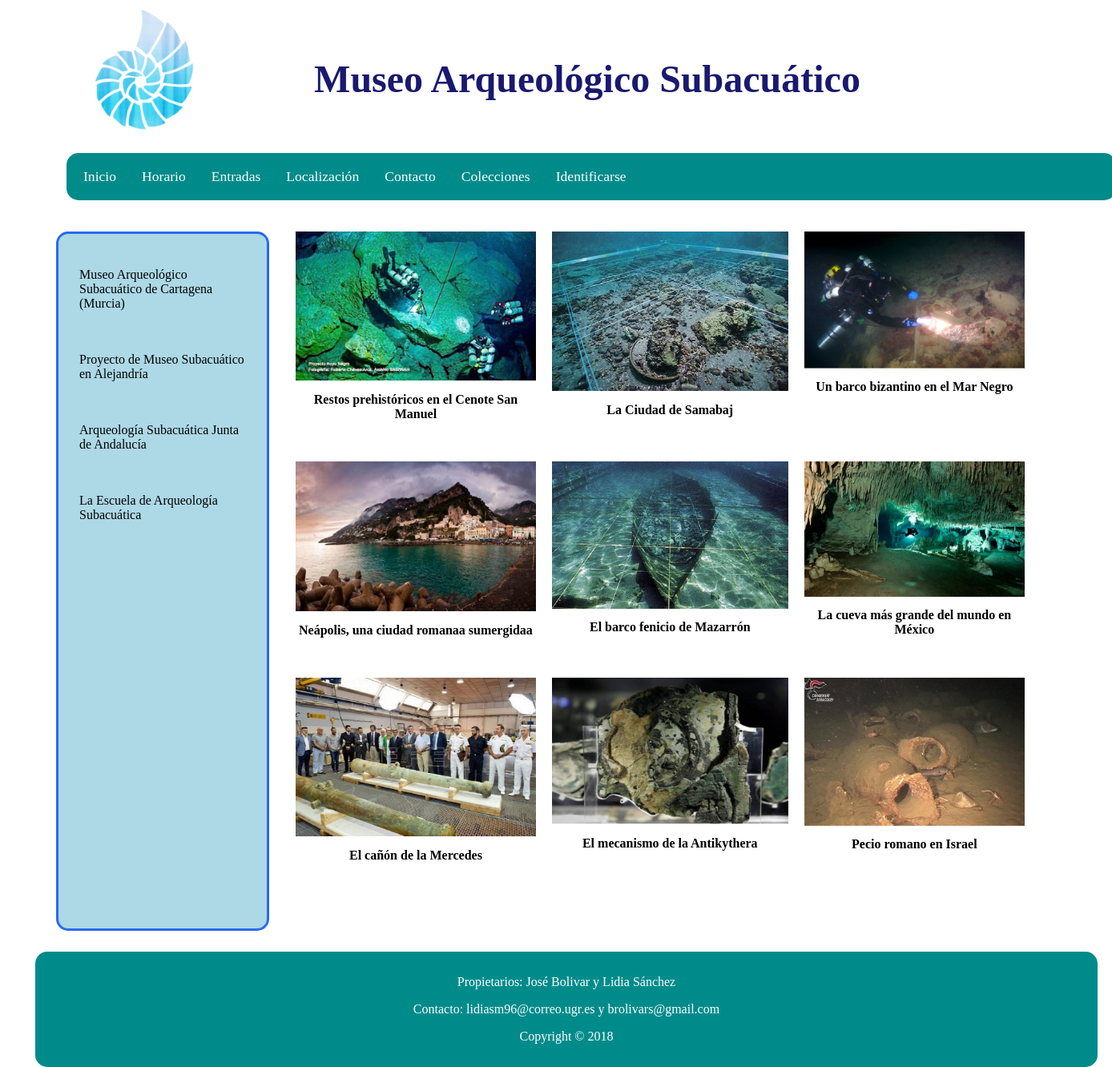
/PHP/index.php, run on the app's committed database.
### tables this page shows
CREATE TABLE `obras` (
  `ID` int(3) NOT NULL,
  `miniatura` text NOT NULL,
  `descripcion` text NOT NULL,
  `Titulo` text NOT NULL,
  `Imagen` text NOT NULL,
  `Fecha_Publicacion` timestamp NULL DEFAULT NULL ON UPDATE CURRENT_TIMESTAMP,
  `Fecha_Modificacion` timestamp NOT NULL DEFAULT '0000-00-00 00:00:00'
);

### PHP/bd/ConexionBD.php (called while the page is built, shortened)
<?php
    class ConexionBD {
        public static function abrirConexion() {
    	    $conexion = new mysqli('localhost', 'sibw1718', 'sibw1718') or exit('No se pudo conectar con el servidor');
    	    mysqli_select_db($conexion,'p4_sibw_bd') or die ( "No se ha podido conectar a la base de datos" );
        	mysqli_set_charset($conexion, 'utf8');
        	return $conexion;
        }
    }
?>

### PHP/controladores/controlador_InfoGeneral.php (called while the page is built, shortened)
<?php
	require_once("modelos/modelo_InfoGeneral.php");
	$modelo = new ModeloInfoGeneral();
	$nombresMenus = $modelo->getMenus();
	$urlMenus = $modelo->getURLMenus();
?>

### PHP/modelos/modelo_InfoGeneral.php (called while the page is built, shortened)
<?php
	class ModeloInfoGeneral {
		public $conexionBD;
	    public function __construct() {
    	    $this->conexionBD = ConexionBD::abrirConexion();
	    }
	    public function getMenus(){
	        $seleccion = 'SELECT opciones FROM menus';
	        $resultado = mysqli_query ($this->conexionBD, $seleccion);
	        $numFilas = mysqli_num_rows($resultado);
	        $menu = array();
	        if ($numFilas> 0) {
	            while ( $fila = mysqli_fetch_array ($resultado) ) {
	                $menu [] = $fila['opciones'];
	            }
	        }
	        return $menu;
	    }
	    public function getURLMenus(){
	        $seleccion = 'SELECT URL FROM menus';
	        $resultado = mysqli_query ($this->conexionBD, $seleccion);
	        $numFilas = mysqli_num_rows($resultado);
	        $url = array();
	        if ($numFilas> 0) {
	            while ( $fila = mysqli_fetch_array ($resultado) ) {
	                $url [] = $fila['URL'];
	            }
	        }
	        return $url;
	    }
	}
?>

### PHP/controladores/controlador_Obras.php (called while the page is built, shortened)
<?php
	require_once("modelos/modelo_Obras.php");
	$modeloObra = new ModeloObras();
	$listaObras = $modeloObra->getTodasObras();
?>

### PHP/modelos/modelo_Obras.php (called while the page is built, shortened)
<?php
class ModeloObras{
	public $conexionBD;
    public function __construct() {
	    $this->conexionBD = ConexionBD::abrirConexion();
    }
    public function getTodasObras () {
        $seleccion = 'SELECT * FROM obras';
        $resultado = mysqli_query ($this->conexionBD, $seleccion);
        $nombreObras = array();
        while ( $fila = mysqli_fetch_array ($resultado, MYSQLI_ASSOC) ) {
            $nombreObras[]  = $fila;
        }
        return $nombreObras;
    }
}
?>

### PHP/vistas/listaObras.php (the view)
<div class="bloque_obras">
	<?php
		require("controladores/controlador_Obras.php");
		if (isset($listaObras)) {
			for ($i = 0; $i < count($listaObras); $i++) {
				echo	"<div class='obras'> ";
				echo	"<a href='?obra=".$listaObras[$i]['ID']."'>" ;
				echo 	"<img src='../Imagenes/" .$listaObras[$i]['Imagen']. "'>";
				echo	"<div class='pie_foto'>" .$listaObras[$i]['Titulo']. "</div>";
				echo	"</a>";
				echo	"</div>";
			}
		}
		else
			echo "NO EXISTE LA VARIABLE $miniatura";
	?>
</div>

### PHP/index.php (shortened to what this page needs)
<?php
    require_once("bd/ConexionBD.php");
    include("controladores/controlador_InfoGeneral.php");
    require("controladores/controlador_Obras.php");
    if ((count($_GET) == 0) || isset($_GET["portada"])){
        require_once("vistas/plantillaPortada.php");
    }
    else if(isset($_GET["login"])){
        require_once("vistas/plantillalogin.php");
    }
?>

### PHP/vistas/plantillaPortada.php
<html>
    <?php include("cabeceraPortada.php");?>
	<body>
	    <div id="pagina">
	        <?php
	            include("header.php");
	            include("sidebar.php");
	            require("listaObras.php");
	            include("footer.php");
	        ?>
	    </div>
	</body>
</html>

### PHP/vistas/cabeceraPortada.php (shortened to what this page needs)
<head>
    <link rel="stylesheet" type="text/css" href="../CSS/estilo-obras-portada.css" />
</head>

### PHP/vistas/header.php
<header>
    <h1>Museo Arqueológico Subacuático</h1>
    <img class="logotipo" src="../Imagenes/logotipo.png" alt="Logotipo" >
    <nav id="menusup">
        <?php
            require("controladores/controlador_InfoGeneral.php");
            for ($i=0; $i < count($nombresMenus); $i++) {
                if (isset($_SESSION['rol'])) {
                    if($nombresMenus[$i] == "Gestionar Obras" && ( $_SESSION['rol'] == "gestor" || $_SESSION['rol'] == "superusuario" )){
                        echo '<a href="' .$urlMenus[$i]. '">' .$nombresMenus[$i]. '</a>';
                    }
                    else if ($nombresMenus[$i] == "Gestionar permisos" && $_SESSION['rol'] == "superusuario")
                        echo '<a href="' .$urlMenus[$i]. '">' .$nombresMenus[$i]. '</a>';
                    else if ($nombresMenus[$i] != "Gestionar permisos" && $nombresMenus[$i] != "Gestionar Obras")
                        echo '<a href="' .$urlMenus[$i]. '">' .$nombresMenus[$i]. '</a>';
                }
                else {
                    if ($nombresMenus[$i] != "Modificar mis datos" && $nombresMenus[$i] != "Gestionar permisos" && $nombresMenus[$i] != "Gestionar Obras" )
                        echo '<a href="' .$urlMenus[$i]. '">' .$nombresMenus[$i]. '</a>';
                }
            }
        ?>
    </nav>
</header>

### PHP/vistas/sidebar.php
<div class="enlaces">
    <p><a href="http://www.mecd.gob.es/mnarqua/home.html;jsessionid=D7E2D33E0DEE15BFD91F49F3E8249A49" target="_blank">Museo Arqueológico Subacuático de Cartagena (Murcia)</a></p>
    <p><a href="http://www.unesco.org/new/es/culture/themes/underwater-cultural-heritage/museums-and-tourism/alexandria-museum-project/" target="_blank">Proyecto de Museo Subacuático en Alejandría</a></p>
    <p><a href="http://www.iaph.es/web/canales/arqueologia-subacuatica/" target="_blank">Arqueología Subacuática Junta de Andalucía</a></p>
    <p><a href="http://www.um.es/cepoat/mazarronfenicio/?page_id=121" target="_blank">La Escuela de Arqueología Subacuática</a></p>
</div>

### PHP/vistas/footer.php (shortened to what this page needs)
<footer>
    <p>Propietarios: José Bolivar y Lidia Sánchez</p>
    <p>Contacto: lidiasm96@correo.ugr.es y brolivars@gmail.com</p>
    <p>Copyright © 2018</p>
</footer>

### CSS/estilo-obras-portada.css (style rules this page uses)
body { font-size: 100%; padding: 0; margin: 0; }
#pagina { width: 1300px; height: auto; position: relative; margin:0 auto; }
img { width: 100%; height: auto; }
header { float: left; width: 100%; padding: 3%; }
h1 { color: midnightblue; text-align: center; font-family: "Lucida console", serif; font-size: 300%; font-weight: bold; }
.logotipo { margin-top: -13%; margin-bottom: -5%; margin-right: auto; float: left; width: 15%; }
nav { overflow: hidden; background-color: darkcyan; width: 100%; padding: 5px; border-radius: 15px; margin-top: 5%; }
nav a { float: left; color: white; text-align: center; padding: 14px 16px; text-decoration: none; font-size: 110%; }
.bloque_obras { display: grid; grid-template-columns: auto auto auto; grid-column-gap: 20px; grid-row-gap: 20px; float: right; width: 70%; margin-right: 5%; margin-bottom: 2%; }
.obras img { width: 100%; height: auto; float: left; margin-bottom: 5%; }
.obras a { text-decoration: none; }
.pie_foto { text-align: center; color: black; font-weight: bold; font-size: 100%; margin-bottom: 10%; width: 100%; }
.enlaces { float: left; width: 20%; border: 3px solid #286af0; background-color: lightblue; padding-bottom: 37%; border-radius: 15px; margin-bottom: 2%; margin-right: 1%; margin-left: 2%; }
.enlaces a { padding: 10%; float: left; color: black; text-decoration: none; text-align: left; }
footer { padding: 1%; clear: both; background: darkcyan; text-align: center; color: white; font-size: 100%; border-radius: 15px; width: 100%; }

### data on the page
obras: Imagen (picture), Titulo "Restos prehistóricos en el Cenote San Manuel"
obras: Imagen (picture), Titulo "La Ciudad de Samabaj"
obras: Imagen (picture), Titulo "Un barco bizantino en el Mar Negro"
obras: Imagen (picture), Titulo "Neápolis, una ciudad romanaa sumergidaa"
obras: Imagen (picture), Titulo "El barco fenicio de Mazarrón"
obras: Imagen (picture), Titulo "La cueva más grande del mundo en México"
obras: Imagen (picture), Titulo "El cañón de la Mercedes"
obras: Imagen (picture), Titulo "El mecanismo de la Antikythera"
obras: Imagen (picture), Titulo "Pecio romano en Israel"

### other printed values
$nombresMenus[$i] "Inicio"
$nombresMenus[$i] "Horario"
$nombresMenus[$i] "Entradas"
$nombresMenus[$i] "Localización"
$nombresMenus[$i] "Contacto"
$nombresMenus[$i] "Colecciones"
$nombresMenus[$i] "Identificarse"
